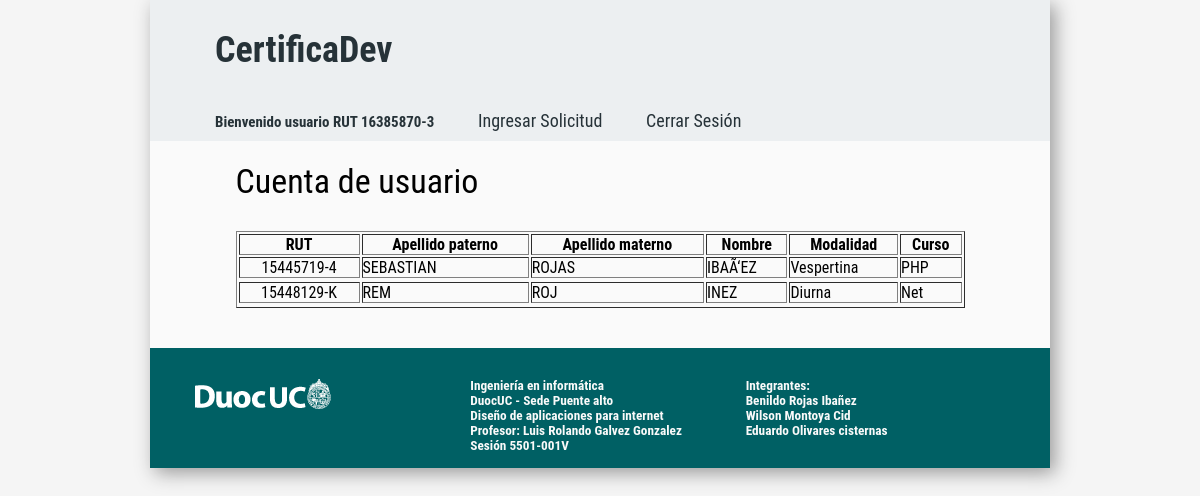
Screenshot of /examen_dai/php/postulante/perfilPostulante.php (signed in) with the database file from the repository.
### tables this page shows
CREATE TABLE IF NOT EXISTS `postulante` (
  `rut_post` varchar(10) NOT NULL,
  `nombre_post` varchar(30) NOT NULL,
  `apepaterno_post` varchar(30) NOT NULL,
  `apematerno_post` varchar(30) NOT NULL,
  `fechanac_post` varchar(10) NOT NULL,
  `sexo_post` char(1) NOT NULL,
  `telefono_post` int(9) NOT NULL,
  `email_post` varchar(50) NOT NULL,
  `direccion_post` varchar(50) NOT NULL,
  `comuna` varchar(50) NOT NULL,
  `educacion_post` varchar(50) NOT NULL,
  `experiencia_post` varchar(50) NOT NULL,
  `modalidad_post` varchar(50) NOT NULL,
  `curso_post` varchar(50) NOT NULL,
  PRIMARY KEY (`rut_post`)
);

### examen_dai/class/conexion.class.php (called while the page is built, shortened)
<?php
class conexion{
    public function __construct()
    {
        $this->db = new mysqli(DB_HOST, DB_USER, DB_PASS);
    }
}
?>

### examen_dai/class/sesion.class.php (called while the page is built, shortened)
<?php
require_once("conexion.class.php");
class sesion extends conexion{
	public function getUsuario(){
	   return $_SESSION['rut_usuario'];
	}
}
?>

### examen_dai/class/postulante.class.php (called while the page is built, shortened)
<?php
require_once("conexion.class.php");
class postulante extends conexion{
    public function selectPostulante(){
        $sql = "SELECT * FROM postulante order by rut_post ASC";
		$result = $this->db->query($sql);
        return $result;
    }
}
?>

### examen_dai/php/postulante/perfilPostulante.php (the view, shortened to what this page needs)
<?php
require_once("../../class/sesion.class.php");
require_once("../../class/postulante.class.php");
$registros = new postulante();
?>
<!DOCTYPE html>
<html>
<head>
	<link rel="stylesheet" type="text/css" href="../../css/style.css">
</head>
<body>
	<div id="cuerpo">
	<?php
		include("header.php");
	?>
	<div id="contenido" class="wrapper">
        <div class="wrapper">
            <p class="title">Cuenta de usuario</p>
        </div>
        <div id="panelSolicitudes">
            <p align="center">
                <table align="center" border="1" width="100%" class="wrapper">
                    <tr>
                       <th>RUT</th>
                       <th>Apellido paterno</th>
                       <th>Apellido materno</th>
                       <th>Nombre</th>
                       <th>Modalidad</th>
                       <th>Curso</th>
                    </tr>
                    <?php
                        $result = $registros->selectPostulante();
                        if($result->num_rows > 0){
                           while($fila = $result->fetch_assoc()){
                               echo "<tr>";
                               echo "   <td align='center'>".$fila["rut_post"]."</td>";
                               echo "   <td>".$fila["nombre_post"]."</td>";
                               echo "   <td>".$fila["apepaterno_post"]."</td>";
                               echo "   <td>".$fila["apematerno_post"]."</td>";
                               echo "   <td>".$fila["modalidad_post"]."</td>";
                               echo "   <td>".$fila["curso_post"]."</td>";
                               echo "<tr>";
                           }
                        }else{
                           echo "<tr>";
                           echo "   <td colspan='15' align='center'>No se encontraron registros</td>";
                           echo "<tr>";
                        }
                    ?>
                </table>
            </p>
        </div>
	</div>
	<?php
		include("../portada/footer.php");
	?>
	</div>
</body>
</html>

### examen_dai/php/postulante/header.php (shortened to what this page needs)
<?php
require_once("../../class/sesion.class.php");
$objetoSesion = new sesion();
$objetoSesion->chequearSesion();
?>
<header>
	<div id="logo" class="wrapper"><a href="perfilPostulante.php"><h1>CertificaDev</h1></a></div>
		<nav class="wrapper">
            <a><h5>Bienvenido usuario RUT <?php echo $objetoSesion->getUsuario()?></h5></a>
			<a href="ingresarPostulante.php">Ingresar  Solicitud </a>
			<a href="cerrarSesion.php">Cerrar Sesión</a>
		</nav>
</header>

### examen_dai/php/portada/footer.php (shortened to what this page needs)
<footer>
	<div id="three-columns" class="wrapper">
		<span>
			<img src="../../img/duoc.png">
		</span>
		<span>
			<p><h5>Ingeniería en informática</h5></p>
			<p><h5>DuocUC - Sede Puente alto</h5></p>
			<p><h5>Diseño de aplicaciones para internet</h5></p>
			<p><h5>Profesor: Luis Rolando Galvez Gonzalez</h5></p>
			<p><h5>Sesión 5501-001V</h5></p>
		</span>
		<span>
			<p><h5>Integrantes:</h5></p>
			<p><h5>Benildo Rojas Ibañez</h5></p>
			<p><h5>Wilson Montoya Cid</h5></p>
			<p><h5>Eduardo Olivares cisternas</h5></p>
		</span>
	</div>
 </footer>

### examen_dai/css/style.css (style rules this page uses)
* { margin: 0; padding: 0; }
* { font-family: 'Roboto Condensed', sans-serif; }
body { background:#F5F5F5; }
#cuerpo { width: 75%; height: auto; background: #FAFAFA; margin: auto; box-shadow: 5px 5px 18px #999; }
header, nav { width: 100%; overflow: hidden; background: #ECEFF1; margin-bottom: 20px; color:#FAFAFA; }
#logo { color: #263238; float: all; line-height: 80px; }
a { color: #263238; display: inline-block; text-decoration: none; padding: 10px 20px; font-size: 18px; -webkit-transition:all 500ms ease; -o-transition:all 500ms ease; transition:all 500ms ease; }
.wrapper { width: 90%; max-width: 1000px; margin: auto; overflow: hidden; }
footer { width: 100%; overflow: hidden; height:120px; background: #006064; margin-top: 40px; color:#FAFAFA; }
span { color:#FAFAFA; margin-top: 30px; float: left; float: left; }
#three-columns { -webkit-column-count: 3; column-count: 3; }
.title { margin-bottom: 30px; font-size: 34px; }

### rows the page displays
postulante: rut_post "15445719-4", nombre_post "SEBASTIAN", apepaterno_post "ROJAS", apematerno_post "IBAÃ‘EZ", modalidad_post "Vespertina", curso_post "PHP"
postulante: rut_post "15448129-K", nombre_post "REM", apepaterno_post "ROJ", apematerno_post "INEZ", modalidad_post "Diurna", curso_post "Net"

### other values shown
$objetoSesion->getUsuario() "16385870-3"
